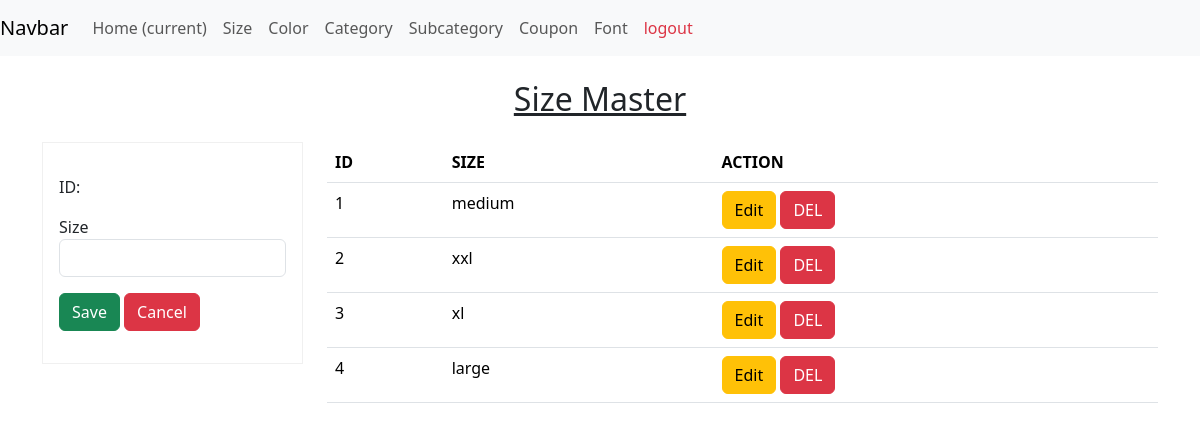
The page /size/ on the database its author committed.
### custome_app/models.py (models this page shows, shortened)
class ItemSize(models.Model):
    name = models.CharField(max_length=20, unique=True, blank=True, null=True)

### custome_app/views.py (the view, shortened to what this page needs)
# urls.py: path('size/', SizeView.as_view(), name='size_view_url'),
class SizeView(views.View):
    def get(self, request, pk=None):
        context = {}
        template_name = 'admin_function/size.html'
        sizes = ItemSize.objects.all()
        context['sizes'] = sizes
        if pk:
            size = sizes.filter(id=pk)
            if str(request.path).endswith('/delete/'):
                context['del_size'] = size[0] if size.exists() else None
            else:
                context['size'] = size[0] if size.exists() else None
        return render(request, template_name, context)

### templates/admin_function/size.html (shortened to what this page needs)
{% extends 'custome_app/admin_hompage.html' %}
{% block main %}
<div class="container mt-4">
    <div class="row">
        <div class="col-12 mb-3">
            <h2 style="text-align: center;"><u>Size Master</u></h2>
        </div>
        <div class="col-3">
            {% if del_size %}
                <form method="post" style="border: 1px solid rgb(230,230,230);">
                    {% csrf_token %}
                    <h3 style="color:red;"> Are you sure to delete this record?</h3>
                    <input type="hidden" value="{{ del_size.id}}" name="id">
                    <input type="submit" class="btn btn-danger" value="DELETE"/>
                    <a class="btn btn-info" href="{% url 'size_view_url' %}">CANCEL</a>
                </form>
            {% else %}
                <form method="post" class="p-3" style="border:1px solid rgb(240,240,240);">
                    <div class="mb-3 mt-3">
                        <label>ID: <b>{{size.id}}</b></label>
                    </div>
                    <div class="mb-3 mt-3">
                        <label>Size</label>
                        <input type="text" class="form-control" name="name" value="{{size.name}}" />
                    </div>
                    <div class="mb-3 mt-3">
                        <button type="submit" class="btn btn-success">Save</button>
                        <button type="reset" class="btn btn-danger">Cancel</button>
                    </div>
                </form>
            {% endif %}
        </div>
        <div class="col-9">
            <table class="table table-stripped">
                <thead style="">
                    <tr>
                        <th>ID</th>
                        <th>SIZE</th>
                        <th>ACTION</th>
                    </tr>
                </thead>
                <tbody>
                    {% for size in sizes %}
                    <tr>
                        <td>{{ forloop.counter }}</td>
                        <td>{{ size.name }}</td>
                        <td>
                            <a class="btn btn-warning" href="{% url 'size_view_edit_url' size.id %}">Edit</a>
                            <a class="btn btn-danger" href="{% url 'size_view_delete_url' size.id %}">DEL</a>
                        </td>
                    </tr>
                    {% endfor %}
                </tbody>
            </table>
        </div>
    </div>
</div>
{% endblock %}

### rows shown on the page
ItemSize: name "medium"
ItemSize: name "xxl"
ItemSize: name "xl"
ItemSize: name "large"
